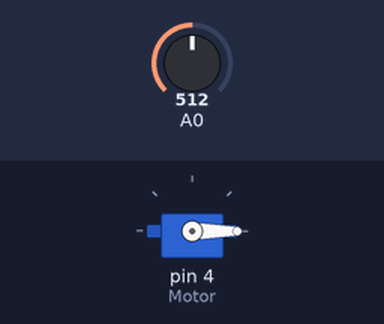
Bench run of a sketch on a simulated Arduino Uno, built with avr-gcc and run on an emulated ATmega328P. Parts: servo. Inputs (shaded band) come from the test bench; at power-on: A0 = 512.

Above: at 3.2 s.
3.3 s: A0 set to 490
At 4.3 s:
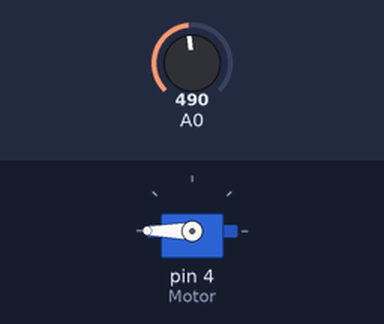
4.8 s: A0 set to 122
At 5.5 s:
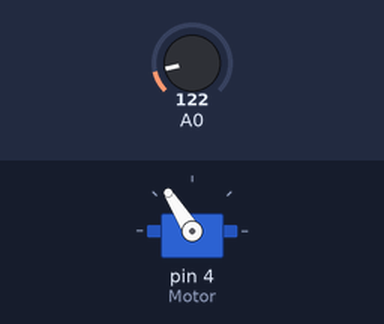
6.3 s: A0 set to 0
At 6.6 s:
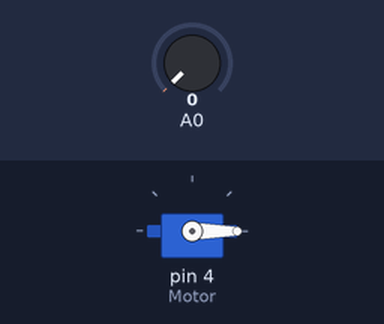
7.8 s: A0 set to 306
At 9.0 s:
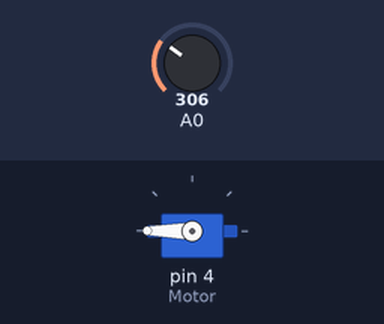
Timing chart, 0 to 10.3 s (numbered marks = the images above; inputs shaded):
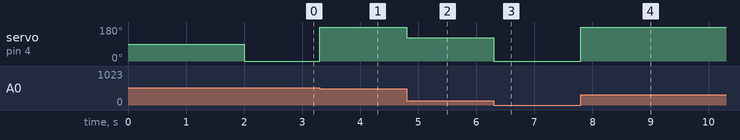

The sketch:

Motor_Test.ino
```cpp
#include <Servo.h>
Servo Motor;
int potVal,Gas;
void setup() {
  Motor.attach(4,1000,2000);
  delay(2000);
}

void loop() {
  potVal = analogRead(A0);
  Gas = map(potVal, 0, 1023, 0, 180);
  Gas = constrain(potVal, 0, 1023);
  Motor.write(Gas);
}
```

Measured:
- the behaviour switches between 500 and 499 on A0 (found by bisection; images 0 and 1)
- after the input at 3.3 s, servo on pin 4 (Motor): 0° → 180° at once
- after the input at 4.8 s, servo on pin 4 (Motor): 180° → 122° at once
- after the input at 6.3 s, servo on pin 4 (Motor): 122° → 0° at once
- after the input at 7.8 s, servo on pin 4 (Motor): 0° → 180° at once
